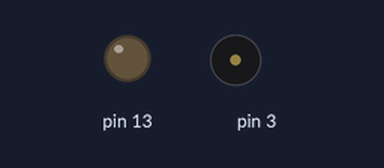
Bench run of a sketch on a simulated Arduino Uno, built with avr-gcc and run on an emulated ATmega328P. On the bench: output pins drawn as LEDs (lit = HIGH), buzzer (waves = sounding).

Above: at 0.05 s.
Timing chart, 0 to 6.5 s (numbered marks = the images above):
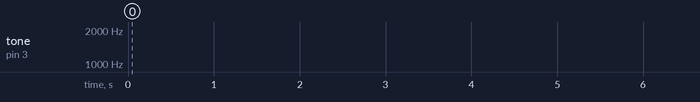

The sketch:

sketch_jan17a.ino
```cpp
void setup() {

  pinMode(13, OUTPUT);
  pinMode(3, OUTPUT);

}

void loop() {
delay(1);
tone(3,(millis()%10000)/3);

}
```
